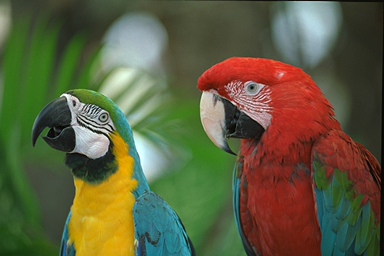
#> input picture Parrots.bmp, 384 x 256 px
$ jupyter execute lab_3_spav.ipynb
#> lines starting #> are read from the running program, lines starting #| are printed output that depends on the picture
[cell 1]
import cv2
import numpy as np
import matplotlib.pyplot as plt
from google.colab import files

uploaded = files.upload()
#> the answer given: Parrots.bmp
img = cv2.imread("Parrots.bmp") # deve ser bitmap
#> img is the input picture: shape (256, 384, 3); mean B, G, R 63.4, 93.6, 94.4
img = cv2.cvtColor(img, cv2.COLOR_BGR2RGB)
plt.imshow(img)
plt.title("Imagem Original")
plt.axis('off')

# ATIVIDADE 1

[cell 2]
img_ycc = cv2.cvtColor(img, cv2.COLOR_RGB2YCrCb)
#> img_ycc: shape (256, 384, 3); mean of channels 0, 1, 2 90.4, 130.8, 112.8
Y, Cr, Cb = cv2.split(img_ycc)
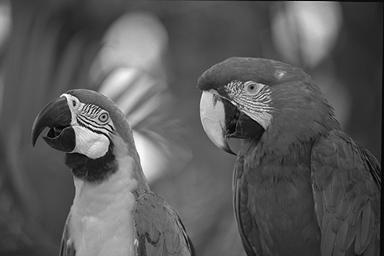
#> Y: shape (256, 384); min 1, max 255, mean 90.4
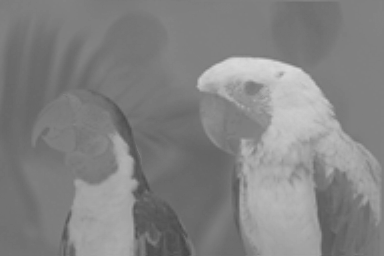
#> Cr: shape (256, 384); min 70, max 220, mean 130.8
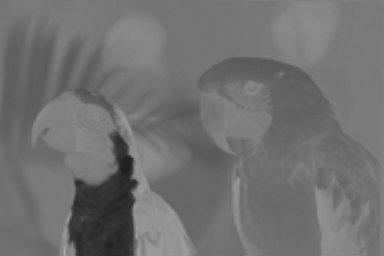
#> Cb: shape (256, 384); min 30, max 166, mean 112.8
plt.figure(figsize=(12,5))
plt.subplot(1,3,1); plt.imshow(Y, cmap="gray"); plt.title("Y")
plt.subplot(1,3,2); plt.imshow(Cb, cmap="gray");
plt.title("Cb")
plt.subplot(1,3,3); plt.imshow(Cr, cmap="gray");
plt.title("Cr")
plt.show()

# ATIVIDADE 2

[cell 3]
Cb_sub = cv2.resize(Cb, None, fx=0.5, fy=0.5,
interpolation=cv2.INTER_AREA)
Cr_sub = cv2.resize(Cr, None, fx=0.5, fy=0.5,
interpolation=cv2.INTER_AREA)

[cell 4]
Cb_rec = cv2.resize(Cb_sub, (Cb.shape[1], Cb.shape[0]),
interpolation=cv2.INTER_LINEAR)
Cr_rec = cv2.resize(Cr_sub, (Cr.shape[1], Cr.shape[0]),
interpolation=cv2.INTER_LINEAR)
img_sub = cv2.merge([Y, Cr_rec, Cb_rec])
#> img_sub: shape (256, 384, 3); mean of channels 0, 1, 2 90.4, 130.9, 112.9
img_sub = cv2.cvtColor(img_sub, cv2.COLOR_YCrCb2RGB)
plt.imshow(img_sub)
plt.title("Após Subamostragem 4:2:0")
plt.axis("off")

# ATIVIDADE 3

[cell 5]
def blocos8x8(channel):
 h, w = channel.shape
#> h = 256; w = 384
 blocks = []
 for i in range(0, h, 8):
  for j in range(0, w, 8):
    bloco = channel[i:i+8, j:j+8]
    if bloco.shape == (8,8):
      blocks.append(bloco)
  return blocks
#> after the loop, blocks = 48 items
Y_blocks = blocos8x8(Y)
#> Y_blocks = 48 items
len(Y_blocks)
#> Out = 48

# ATIVIDADE 4

[cell 6]
def dct_2d(block):
 block = block.astype(np.float32) - 128
 return cv2.dct(block)
dct_blocks = [dct_2d(b) for b in Y_blocks]
#> dct_blocks = 48 items

[cell 7]
plt.imshow(dct_blocks[0], cmap='gray')
plt.title("DCT de um bloco 8x8")
plt.colorbar()
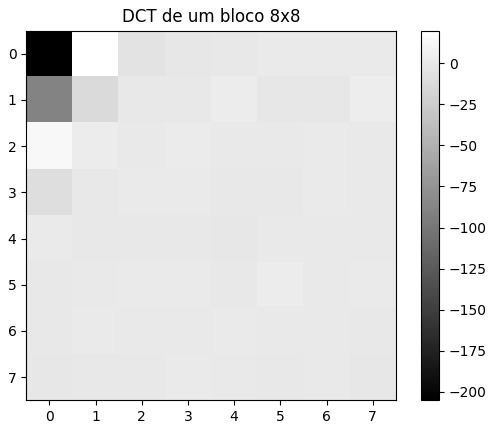
#> figure drawn by matplotlib, 2 panels

# ATIVIDADE 5

[cell 8]
Q = np.array([
 [16,11,10,16,24,40,51,61],
 [12,12,14,19,26,58,60,55],
 [14,13,16,24,40,57,69,56],
 [14,17,22,29,51,87,80,62],
 [18,22,37,56,68,109,103,77],
 [24,35,55,64,81,104,113,92],
 [49,64,78,87,103,121,120,101],
 [72,92,95,98,112,100,103,99]
])
def quantize(block):
 return np.round(block / Q)
quant_blocks = [quantize(b) for b in dct_blocks]
#> quant_blocks = 48 items

ATIVIDADE 6

[cell 9]
zigzag_idx = [
 (0,0),(0,1),(1,0),(2,0),(1,1),(0,2),(0,3),(1,2),
 (2,1),(3,0),(4,0),(3,1),(2,2),(1,3),(0,4),(0,5),
 (1,4),(2,3),(3,2),(4,1),(5,0),(6,0),(5,1),(4,2),
 (3,3),(2,4),(1,5),(0,6),(0,7),(1,6),(2,5),(3,4),
 (4,3),(5,2),(6,1),(7,0),(7,1),(6,2),(5,3),(4,4),
 (3,5),(2,6),(1,7),(2,7),(3,6),(4,5),(5,4),(6,3),
 (7,2),(7,3),(6,4),(5,5),(4,6),(3,7),(4,7),(5,6),
 (6,5),(7,4),(7,5),(6,6),(5,7),(6,7),(7,6),(7,7)
]
def zigzag(block):
 return np.array([block[i,j] for (i,j) in zigzag_idx])
zigzag_seq = zigzag(quant_blocks[0])
#> zigzag_seq = 64 values, max 2 at index 1, min -13 at index 0, mean -0.297
zigzag_seq
#> Out has the same summary as zigzag_seq

# ATIVIDADE 7

[cell 10]
def dequantize(block):
 return block * Q
idct_blocks = [cv2.idct(dequantize(b.astype(np.float32))) + 128
for b in quant_blocks]
#> idct_blocks = 48 items

[cell 11]
h, w = Y.shape
#> h = 256; w = 384
Y_rec = np.zeros((h, w))
k = 0
num_available_blocks = len(idct_blocks)
#> num_available_blocks = 48

# Calculate how many full rows of 8x8 blocks are present in the available idct_blocks
# Assuming each row has w/8 blocks
blocks_per_row = w // 8
#> blocks_per_row = 48
num_reconstructed_rows = 0
if blocks_per_row > 0:
    num_reconstructed_rows = num_available_blocks // blocks_per_row
#> num_reconstructed_rows = 1
    if num_available_blocks % blocks_per_row > 0: # If there are partial rows, count them
        num_reconstructed_rows += 1

print(f"Warning: Only {num_available_blocks} blocks are available from Y_blocks, corresponding to approximately {num_reconstructed_rows} rows of 8x8 blocks.")
#| Warning: Only 48 blocks are available from Y_blocks, corresponding to approximately 1 rows of 8x8 blocks.
print(f"The full image reconstruction requires (image_height // 8) * (image_width // 8) = ({h} // 8) * ({w} // 8) = {h // 8} * {w // 8} = {(h // 8) * (w // 8)} blocks.")
#| The full image reconstruction requires (image_height // 8) * (image_width // 8) = (256 // 8) * (384 // 8) = 32 * 48 = 1536 blocks.
print("Please check the 'blocos8x8' function in cell 'R-utCSbkaPwf' to ensure it returns all blocks.")
print("Reconstructing only the available part of the image to avoid IndexError.")

for i in range(0, h, 8):
    for j in range(0, w, 8):
        if k < num_available_blocks:
            Y_rec[i:i+8, j:j+8] = idct_blocks[k]
            k += 1
        else:
            # If no more blocks are available, stop filling.
            break # Break from the inner loop
    if k >= num_available_blocks:
        break # Break from the outer loop as well
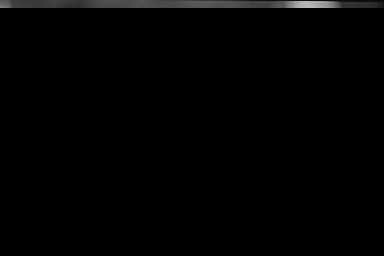
#> Y_rec: shape (256, 384) float64; min 0, max 188.8, mean 2.4
#> after the loop, k = 48

Y_rec = np.clip(Y_rec, 0, 255).astype(np.uint8)
img_rec = cv2.merge([Y_rec, Cr_rec, Cb_rec])
#> img_rec: shape (256, 384, 3); mean of channels 0, 1, 2 2.4, 130.9, 112.9
img_rec = cv2.cvtColor(img_rec, cv2.COLOR_YCrCb2RGB)
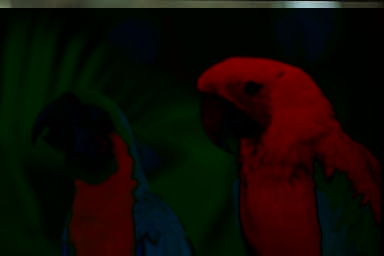
#> img_rec: shape (256, 384, 3); mean R, G, B 16.9, 10.3, 3.9
plt.imshow(img_rec)
plt.title("Imagem reconstruída (parcial)")
plt.axis("off")

# ATIVIDADE 8

[cell 12]
def scale_quant_matrix(Q, quality):
 if quality < 50:
  scale = 5000 / quality
 else:
  scale = 200 - 2 * quality
 return np.clip((Q * scale / 100), 1, 255).astype(np.int32)

[cell 13]
print(scale_quant_matrix(Q, 10))
print(scale_quant_matrix(Q, 30))
print(scale_quant_matrix(Q, 50))
print(scale_quant_matrix(Q, 70))
print(scale_quant_matrix(Q, 90))

# EXERCÍCIOS EXTRAS

[cell 14]
# Selecionando o primeiro bloco da lista gerada na Atividade 4
bloco_teste = dct_blocks[0].copy()

# Zerando todos os coeficientes AC (mantém apenas o DC na posição 0,0)
# Um bloco 8x8 tem 64 coeficientes; os AC são do índice 1 em diante
dc_only = np.zeros((8, 8))
dc_only[0, 0] = bloco_teste[0, 0]

# Reconstruindo apenas esse bloco
bloco_rec = cv2.idct(dc_only) + 128

plt.figure(figsize=(8, 4))
plt.subplot(1, 2, 1); plt.imshow(bloco_teste, cmap='gray'); plt.title("DCT Original")
plt.subplot(1, 2, 2); plt.imshow(bloco_rec, cmap='gray'); plt.title("Reconstrução (Só DC)")
plt.show()
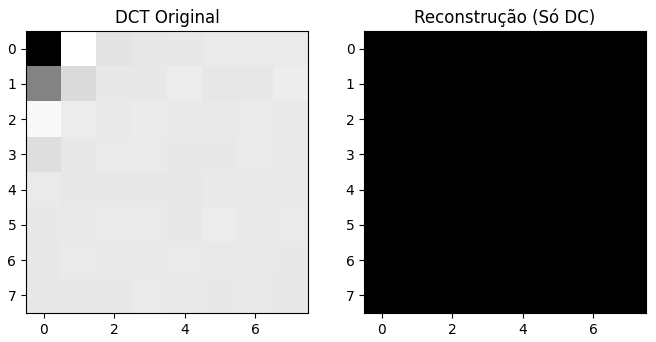
#> figure drawn by matplotlib, 2 panels

[cell 15]
bloco_ruido = dct_blocks[0].copy()
# Multiplicando as altas frequências por um fator alto
bloco_ruido[4:, 4:] *= 10

img_ruido = cv2.idct(bloco_ruido) + 128
plt.imshow(img_ruido, cmap='gray')
plt.title("Efeito de Altas Frequências Amplificadas")
plt.show()
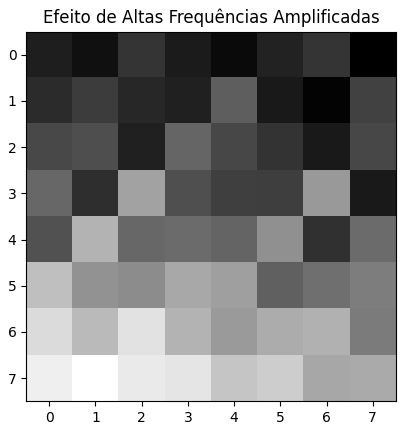
#> figure drawn by matplotlib, 1 panel

[cell 16]
# 4:4:4 (Sem perda)
# Cb_444 = Cb.copy()

# 4:2:2 (Reduz apenas na largura)
Cb_422 = cv2.resize(Cb, None, fx=0.5, fy=1.0, interpolation=cv2.INTER_AREA)
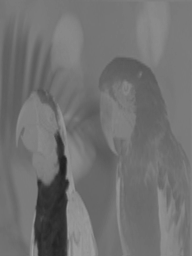
#> Cb_422: shape (256, 192); min 30, max 159, mean 112.8
Cb_res_422 = cv2.resize(Cb_422, (Cb.shape[1], Cb.shape[0]), interpolation=cv2.INTER_LINEAR)

# 4:2:0 (Reduz largura e altura - já feito na Atividade 2) [cite: 40, 41]

[cell 17]
# Usando a imagem reconstruída da Atividade 7
plt.imshow(img_rec[100:200, 100:200]) # Zoom em uma área 100x100
plt.title("Zoom: Investigando Artefatos de Bloco")
plt.show()
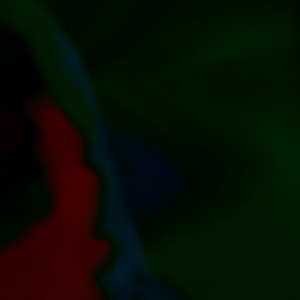
#> shown: shape (100, 100, 3) (shown 3 times larger); mean R, G, B 7, 14.7, 2.4

[cell 18]
def manual_zigzag(matrix):
    h, w = matrix.shape
#> h = 8; w = 8
    solution = [[] for _ in range(h + w - 1)]

    for i in range(h):
        for j in range(w):
            solution[i + j].append(matrix[i, j])

    result = []
    for i in range(len(solution)):
        if i % 2 == 0:
            result.extend(solution[i][::-1]) # Inverte para subir
        else:
            result.extend(solution[i]) # Mantém para descer
    return np.array(result)

# Teste com um bloco quantizado
print(manual_zigzag(quant_blocks[0]))
#| [-13.   2.  -7.   1.  -1.  -0.  -0.  -0.   0.  -1.   0.  -0.   0.  -0.
#|   -0.   0.   0.   0.   0.  -0.  -0.  -0.  -0.  -0.   0.   0.  -0.   0.
#|    0.  -0.   0.  -0.  -0.   0.   0.  -0.  -0.   0.   0.  -0.  -0.   0.
#|    0.   0.   0.   0.  -0.   0.  -0.   0.   0.   0.   0.   0.  -0.   0.
#|    0.  -0.  -0.  -0.   0.  -0.   0.  -0.]
